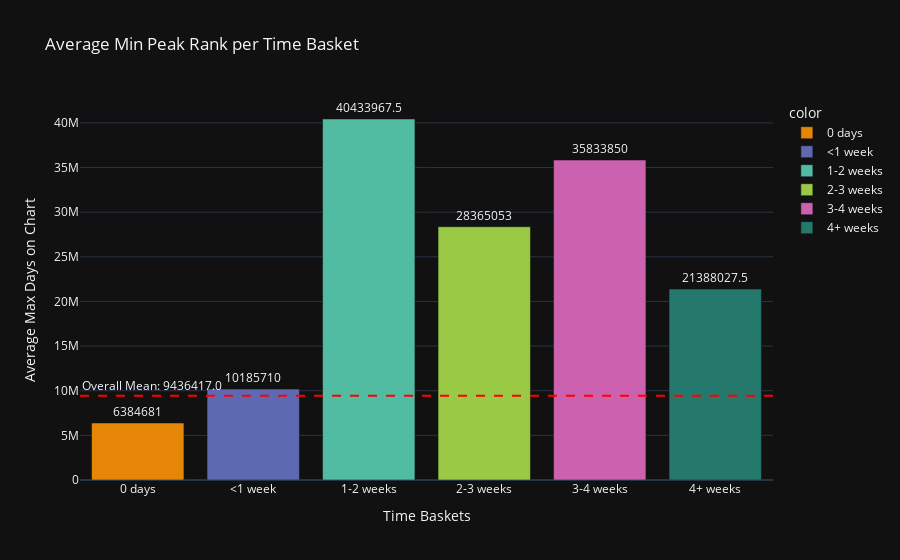

Source (notebook cell):
### Code cell
# bar chart of median for diffrent time intervalls

mean_days_per_bin = df.groupby('relase-chart_days_bins')['total_streams'].median().reindex(
    ['0 days', '<1 week', '1-2 weeks', '2-3 weeks', '3-4 weeks', '4+ weeks']
)

overall_mean = df['total_streams'].median()

fig = px.bar(
    x=mean_days_per_bin.index,
    y=mean_days_per_bin.values,
    text=mean_days_per_bin.round(1),
    labels={'x': 'Time Baskets', 'y': 'Average Max Days on Chart'},
    title='Average Min Peak Rank per Time Basket',
    color=mean_days_per_bin.index,
    color_discrete_sequence=px.colors.qualitative.Vivid
)

fig.add_hline(
    y=overall_mean,
    line_dash="dash",
    line_color="red",
    annotation_text=f"Overall Mean: {overall_mean:.1f}",
    annotation_position="top left"
)

fig.update_traces(textposition='outside')
fig.update_layout(
    xaxis_title="Time Baskets",
    yaxis_title="Average Max Days on Chart",
    template="plotly_dark",
)

fig.show()

### Figure 1 — Plotly figure (JSON) as saved in the notebook; plotly's stock layout.template omitted (floating-point values rounded to 4 significant figures)
{"data": [{"alignmentgroup": "True", "hovertemplate": "color=0 days<br>Time Baskets=%{x}<br>Average Max Days on Chart=%{y}<br>text=%{text}<extra></extra>", "legendgroup": "0 days", "marker": {"color": "rgb(229, 134, 6)", "pattern": {"shape": ""}}, "name": "0 days", "offsetgroup": "0 days", "orientation": "v", "showlegend": true, "text": [6384681], "textposition": "outside", "type": "bar", "x": ["0 days"], "xaxis": "x", "y": [6384681], "yaxis": "y"}, {"alignmentgroup": "True", "hovertemplate": "color=<1 week<br>Time Baskets=%{x}<br>Average Max Days on Chart=%{y}<br>text=%{text}<extra></extra>", "legendgroup": "<1 week", "marker": {"color": "rgb(93, 105, 177)", "pattern": {"shape": ""}}, "name": "<1 week", "offsetgroup": "<1 week", "orientation": "v", "showlegend": true, "text": [10185710], "textposition": "outside", "type": "bar", "x": ["<1 week"], "xaxis": "x", "y": [10185710], "yaxis": "y"}, {"alignmentgroup": "True", "hovertemplate": "color=1-2 weeks<br>Time Baskets=%{x}<br>Average Max Days on Chart=%{y}<br>text=%{text}<extra></extra>", "legendgroup": "1-2 weeks", "marker": {"color": "rgb(82, 188, 163)", "pattern": {"shape": ""}}, "name": "1-2 weeks", "offsetgroup": "1-2 weeks", "orientation": "v", "showlegend": true, "text": [40430000.0], "textposition": "outside", "type": "bar", "x": ["1-2 weeks"], "xaxis": "x", "y": [40430000.0], "yaxis": "y"}, {"alignmentgroup": "True", "hovertemplate": "color=2-3 weeks<br>Time Baskets=%{x}<br>Average Max Days on Chart=%{y}<br>text=%{text}<extra></extra>", "legendgroup": "2-3 weeks", "marker": {"color": "rgb(153, 201, 69)", "pattern": {"shape": ""}}, "name": "2-3 weeks", "offsetgroup": "2-3 weeks", "orientation": "v", "showlegend": true, "text": [28365053], "textposition": "outside", "type": "bar", "x": ["2-3 weeks"], "xaxis": "x", "y": [28365053], "yaxis": "y"}, {"alignmentgroup": "True", "hovertemplate": "color=3-4 weeks<br>Time Baskets=%{x}<br>Average Max Days on Chart=%{y}<br>text=%{text}<extra></extra>", "legendgroup": "3-4 weeks", "marker": {"color": "rgb(204, 97, 176)", "pattern": {"shape": ""}}, "name": "3-4 weeks", "offsetgroup": "3-4 weeks", "orientation": "v", "showlegend": true, "text": [35833850], "textposition": "outside", "type": "bar", "x": ["3-4 weeks"], "xaxis": "x", "y": [35833850], "yaxis": "y"}, {"alignmentgroup": "True", "hovertemplate": "color=4+ weeks<br>Time Baskets=%{x}<br>Average Max Days on Chart=%{y}<br>text=%{text}<extra></extra>", "legendgroup": "4+ weeks", "marker": {"color": "rgb(36, 121, 108)", "pattern": {"shape": ""}}, "name": "4+ weeks", "offsetgroup": "4+ weeks", "orientation": "v", "showlegend": true, "text": [21390000.0], "textposition": "outside", "type": "bar", "x": ["4+ weeks"], "xaxis": "x", "y": [21390000.0], "yaxis": "y"}], "layout": {"annotations": [{"showarrow": false, "text": "Overall Mean: 9436417.0", "x": 0, "xanchor": "left", "xref": "x domain", "y": 9436417, "yanchor": "bottom", "yref": "y"}], "barmode": "relative", "legend": {"title": {"text": "color"}, "tracegroupgap": 0}, "shapes": [{"line": {"color": "red", "dash": "dash"}, "type": "line", "x0": 0, "x1": 1, "xref": "x domain", "y0": 9436417, "y1": 9436417, "yref": "y"}], "title": {"text": "Average Min Peak Rank per Time Basket"}, "xaxis": {"anchor": "y", "domain": [0, 1], "title": {"text": "Time Baskets"}}, "yaxis": {"anchor": "x", "domain": [0, 1], "title": {"text": "Average Max Days on Chart"}}}}
